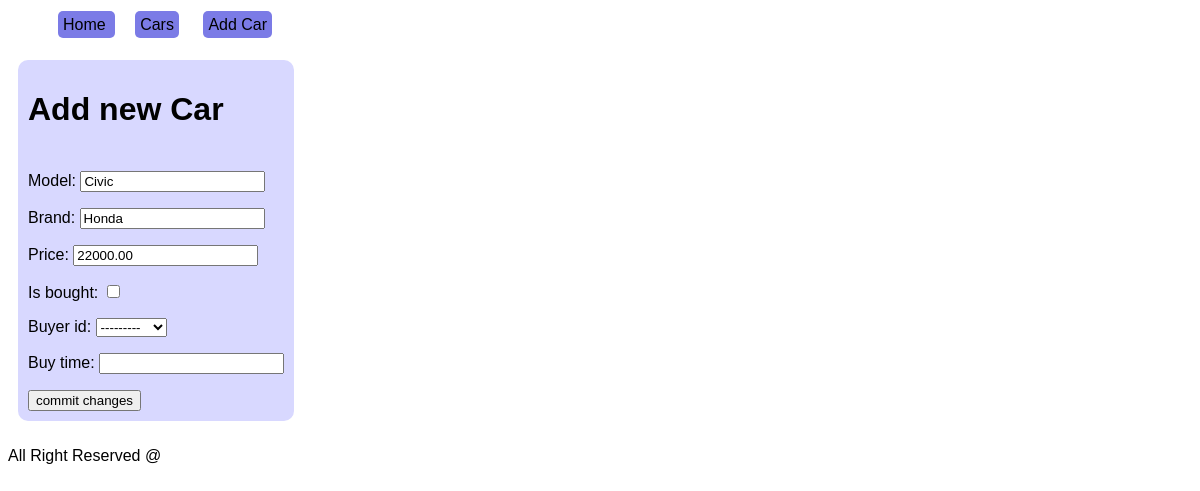
Screenshot of /update/1 with the database file from the repository.
### cars/models.py (models this page shows, shortened)
class Car(models.Model):
  model = models.CharField(max_length=16,blank=False,null=False)
  brand = models.CharField(max_length=16,blank=False,null=False)
  price = models.DecimalField(max_digits=10,decimal_places=2,blank=False,null=False)
  is_bought = models.BooleanField(default=False,blank=False,null=False)
  buyer_id = models.ForeignKey(get_user_model(),on_delete=models.CASCADE,blank=True,null=True)
  buy_time  = models.DateField(blank=True,null=True)

### cars/views.py (the view)
# urls.py: path('update/<int:pk>',CarUpdateView.as_view(),name='car_update'),
class CarUpdateView(UpdateView):
  model = Car
  template_name = 'cars/car_update.html'
  fields = ['model','brand','price','is_bought','buyer_id','buy_time']
  context_object_name = 'updated_car'

### cars/templates/cars/car_update.html (shortened to what this page needs)
{% extends 'cars/base.html' %}
{% load static %}
{% block body %}
<div>
  <h1>Add new Car</h1>
<form method="post">
{{form.as_p}}
<input type="submit" value="commit changes">
</form>
</div>
{% endblock %}

### cars/static/cars/styles.css (style rules this page uses)
body { font-family: sans-serif; }
main div { margin: 10px; background-color:rgb(216, 216, 255); display: flex; width: fit-content; border-radius: 10px; padding: 10px; gap: 5px; flex-direction: column; }

### rows the page displays
Car: model "Civic", brand "Honda", price "22000.00", buyer_id "---------"
